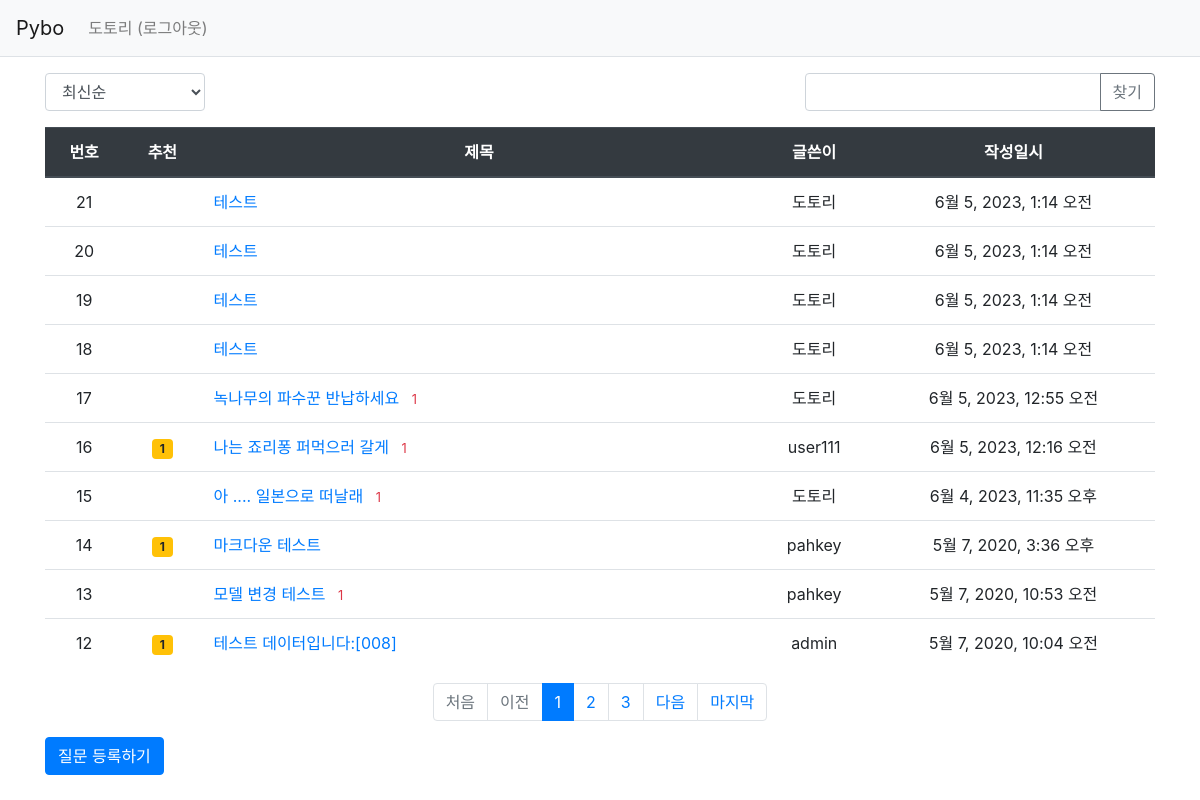
Page /pybo/ (signed in) on the committed database.
### pybo/models.py (models this page shows, shortened)
class Question(models.Model):
    author = models.ForeignKey(User, on_delete=models.CASCADE, related_name='author_question')
    subject = models.CharField(max_length=200)
    content = models.TextField()
    create_date = models.DateTimeField()
    modify_date = models.DateTimeField(null=True, blank=True)
    voter = models.ManyToManyField(User, related_name='voter_question')
    modify_count = models.IntegerField(null=True, blank=True, default=0)

### pybo/views/base_views.py (the view, shortened to what this page needs)
# urls.py: path('', base_views.index, name='index'),  # '/' 에 해당되는 path
def index(request):
    page = request.GET.get('page', '1')  # 페이지
    kw = request.GET.get('kw', '')  # 검색어
    so = request.GET.get('so', 'recent')  # 정렬기준
    if so == 'recommend':
        question_list = Question.objects.annotate(num_voter=Count('voter')).order_by('-num_voter', '-create_date')
    elif so == 'popular':
        question_list = Question.objects.annotate(num_answer=Count('answer')).order_by('-num_answer', '-create_date')
    else:  # recent
        question_list = Question.objects.order_by('-create_date')
    paginator = Paginator(question_list, 10)  # 페이지당 10개씩 보여주기
    page_obj = paginator.get_page(page)
    last_page = paginator.count // 10 + 1 if (paginator.count % 10) else paginator.count // 10
    context = {'question_list': page_obj, 'page': page, 'kw': kw, 'so': so, 'last_page': last_page}  # <------ so 추가
    return render(request, 'pybo/question_list.html', context)

### pybo/templatetags/pybo_filter.py (called while the page is built)
@register.filter
def sub(value, arg):
    return value - arg

### templates/pybo/question_list.html (shortened to what this page needs)
{% extends 'base.html' %}
{% load pybo_filter %}
{% block content %}
<div class="container my-3">
    <div class="row justify-content-between my-3">
        <div class="col-2">
            <select class="form-control so">
                <option value="recent" {% if so == 'recent' %}selected{% endif %}>최신순</option>
            </select>
        </div>
        <div class="col-4 input-group">
            <input type="text" class="form-control kw" value="{{ kw|default_if_none:'' }}">
            <div class="input-group-append">
                <button class="btn btn-outline-secondary" type="button" id="btn_search">찾기</button>
            </div>
        </div>
    </div>
    <table class="table">
        <thead>
        <tr class="text-center thead-dark">
            <th>번호</th>
            <th>추천</th>
            <th style="width:50%">제목</th>
            <th>글쓴이</th>
            <th>작성일시</th>
        </tr>
        </thead>
        <tbody>
        {% if question_list %}
        {% for question in question_list %}
        <tr class="text-center">
            <td>
                {{ question_list.paginator.count|sub:question_list.start_index|sub:forloop.counter0|add:1 }}
            </td>
            <td>
                {% if question.voter.all.count > 0 %}
                <span class="badge bg-warning px-2 py-1">{{ question.voter.all.count }}</span>
                {% endif %}
            </td>
            <td class="text-left">
                <a href="{% url 'pybo:detail' question.id %}">{{ question.subject }}</a>
                {% if question.answer_set.count > 0 %}
                <span class="text-danger small ml-2">{{ question.answer_set.count }}</span>
                {% endif %}
            </td>
            <td>{{ question.author.username }}</td>
            <td>{{ question.create_date }}</td>
        </tr>
        {% endfor %}
        {% else %}
        <tr>
            <td colspan="3">질문이 없습니다.</td>
        </tr>
        {% endif %}
        </tbody>
    </table>
    <ul class="pagination justify-content-center">
        {% if question_list.has_previous %}
        <li class="page-item">
            <a class="page-link" data-page="1" href="#">처음</a>
        </li>
        <li class="page-item">
            <a class="page-link" data-page="{{ question_list.previous_page_number }}" href="#">이전</a>
        </li>
        {% else %}
        <li class="page-item disabled">
            <a class="page-link" tabindex="-1" aria-disabled="true" href="#">처음</a>
        </li>
        <li class="page-item disabled">
            <a class="page-link" tabindex="-1" aria-disabled="true" href="#">이전</a>
        </li>
        {% endif %}
        {% for page_number in question_list.paginator.page_range %}
        {% if page_number >= question_list.number|add:-5 and page_number <= question_list.number|add:5 %}
            {% if page_number == question_list.number %}
            <li class="page-item active" aria-current="page">
                <a class="page-link" data-page="{{ page_number }}" href="#">{{ page_number }}</a>
            </li>
            {% else %}
            <li class="page-item">
                <a class="page-link" data-page="{{ page_number }}" href="#">{{ page_number }}</a>
            </li>
            {% endif %}
        {% endif %}
        {% endfor %}
        {% if question_list.has_next %}
        <li class="page-item">
            <a class="page-link" data-page="{{ question_list.next_page_number }}" href="#">다음</a>
        </li>
        <li class="page-item">
            <a class="page-link" data-page="{{ last_page }}" href="#">마지막</a>
        </li>
        {% endif %}
    </ul>
    <a href="{% url 'pybo:question_create' %}" class="btn btn-primary">질문 등록하기</a>
</div>
{% endblock %}

### templates/navbar.html (shortened to what this page needs)
<nav class="navbar navbar-expand-lg navbar-light bg-light border-bottom">
    <a class="navbar-brand" href="{% url 'pybo:index' %}">Pybo</a>
    <div class="collapse navbar-collapse flex-grow-0" id="navbarNav">
        <ul class="navbar-nav">
            <li class="nav-item ">
                {% if user.is_authenticated %}
                <a class="nav-link" href="{% url 'common:logout' %}">{{ user.username }} (로그아웃)</a>
                {% else %}
                <a class="nav-link" href="{% url 'common:login' %}">로그인</a>
                {% endif %}
            </li>
        </ul>
    </div>
</nav>

### rows in the picture
Question: paginator.count|sub "21", subject "테스트", author.username "도토리", create_date "6월 5, 2023, 1:14 오전"
Question: paginator.count|sub "20", subject "테스트", author.username "도토리", create_date "6월 5, 2023, 1:14 오전"
Question: paginator.count|sub "19", subject "테스트", author.username "도토리", create_date "6월 5, 2023, 1:14 오전"
Question: paginator.count|sub "18", subject "테스트", author.username "도토리", create_date "6월 5, 2023, 1:14 오전"
Question: paginator.count|sub "17", subject "녹나무의 파수꾼 반납하세요", answer_set.count "1", author.username "도토리", create_date "6월 5, 2023, 12:55 오전"
Question: paginator.count|sub "16", voter.all.count "1", subject "나는 죠리퐁 퍼먹으러 갈게", answer_set.count "1", author.username "user111", create_date "6월 5, 2023, 12:16 오전"
Question: paginator.count|sub "15", subject "아 .... 일본으로 떠날래", answer_set.count "1", author.username "도토리", create_date "6월 4, 2023, 11:35 오후"
Question: paginator.count|sub "14", voter.all.count "1", subject "마크다운 테스트", author.username "pahkey", create_date "5월 7, 2020, 3:36 오후"
Question: paginator.count|sub "13", subject "모델 변경 테스트", answer_set.count "1", author.username "pahkey", create_date "5월 7, 2020, 10:53 오전"
Question: paginator.count|sub "12", voter.all.count "1", subject "테스트 데이터입니다:[008]", author.username "admin", create_date "5월 7, 2020, 10:04 오전"

### other values in the picture
{{ user.username }} "도토리"
{{ page_number }} "1"
{{ page_number }} "2" "3"
